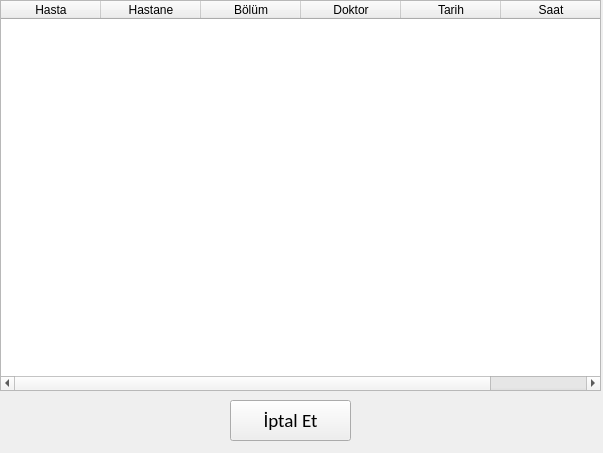
<?xml version="1.0" encoding="UTF-8"?>
<ui version="4.0">
 <class>Form</class>
 <widget class="QWidget" name="Form">
  <property name="geometry">
   <rect>
    <x>0</x>
    <y>0</y>
    <width>603</width>
    <height>453</height>
   </rect>
  </property>
  <property name="windowTitle">
   <string>Form</string>
  </property>
  <widget class="QTableWidget" name="randevuTablo">
   <property name="geometry">
    <rect>
     <x>0</x>
     <y>0</y>
     <width>601</width>
     <height>391</height>
    </rect>
   </property>
   <column>
    <property name="text">
     <string>Hasta</string>
    </property>
   </column>
   <column>
    <property name="text">
     <string>Hastane</string>
    </property>
   </column>
   <column>
    <property name="text">
     <string>Bölüm</string>
    </property>
   </column>
   <column>
    <property name="text">
     <string>Doktor</string>
    </property>
   </column>
   <column>
    <property name="text">
     <string>Tarih</string>
    </property>
   </column>
   <column>
    <property name="text">
     <string>Saat</string>
    </property>
   </column>
  </widget>
  <widget class="QPushButton" name="iptalButon">
   <property name="geometry">
    <rect>
     <x>230</x>
     <y>400</y>
     <width>121</width>
     <height>41</height>
    </rect>
   </property>
   <property name="font">
    <font>
     <family>Calibri</family>
     <pointsize>14</pointsize>
    </font>
   </property>
   <property name="text">
    <string>İptal Et</string>
   </property>
  </widget>
 </widget>
 <resources/>
 <connections/>
</ui>
